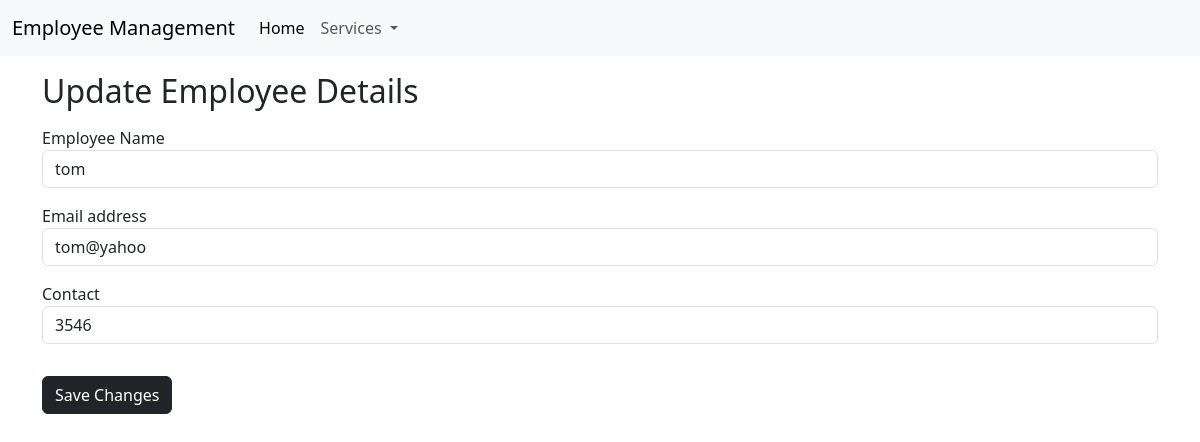
/updateemp/13, run on the app's committed database.
### Home/models.py (models this page shows, shortened)
class Employee(models.Model):
    empname = models.CharField(max_length=50)
    email = models.EmailField(max_length=254)
    contact = models.CharField(max_length=12)
    manager = models.CharField(max_length=10,default='no')

### Home/views.py (the view, shortened to what this page needs)
# urls.py: path("updateemp/<int:id>",views.updateemp,name='updateemp'),
def updateemp(request,id):
    emp1 = Employee.objects.get(pk=id)
    context={
        'emp1':emp1
    }
    return render(request,'updateemp.html',context)

### templates/updateemp.html (shortened to what this page needs)
{% extends 'base.html' %}
{% block body %}
    <div class="container my-3">
        <h2 class="my-3">Update Employee Details</h2>
        <form method="post" action="/updateemp/{{emp1.id}}">
            <div class="form-group my-3">
                <label for="exampleFormControlInput1">Employee Name</label>
                <input type="text" class="form-control" value={{emp1.empname}} id="empname" name="empname" placeholder="Employee Name" required>
              </div>
              <div class="form-group my-3">
                <label for="exampleFormControlInput1">Email address</label>
                <input type="email" class="form-control" value={{emp1.email}} name="email" id="email" placeholder="Email" required>
              </div>
              <div class="form-group my-3">
                <label for="exampleFormControlInput1">Contact</label>
                <input type="text" class="form-control" value={{emp1.contact}} name="contact" id="contact" placeholder="Contact" required>
              </div>
              <button type="submit" class="btn btn-dark my-3">Save Changes</button>
          </form>
    </div>
{% endblock body %}

### data on the page
Employee: empname "tom", email "tom@yahoo", contact "3546"
